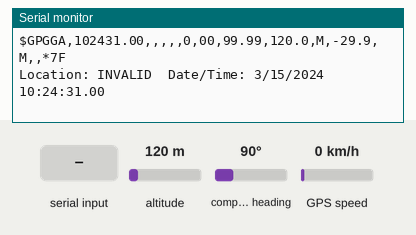
Recording of a sketch running on a simulated Arduino Mega 2560, built with avr-gcc and run on an emulated ATmega2560. Parts: the last lines printed to the serial monitor. Inputs (shaded band) come from the test bench; at power-on: altitude 120 m, compass heading 90°, GPS speed 0 km/h. The GPS gets a fix after 3 s at 37.7749, -122.4194 with 8 satellites.

Above: at 1.2 s.
1.3 s: altitude set to 20 m
At 3.8 s:
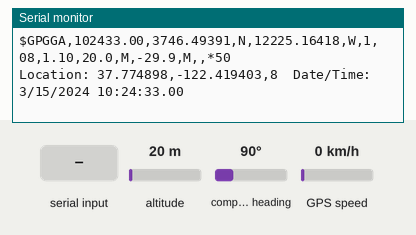
4.5 s: "1" received over the second serial link
At 4.9 s:
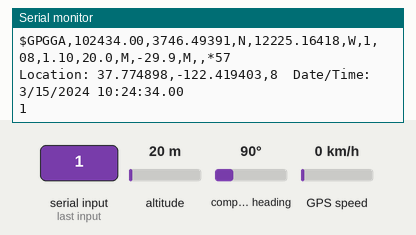
7.5 s: compass heading set to 269°
At 8.8 s:
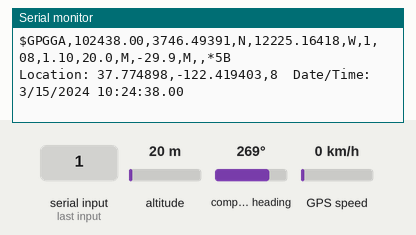
10.5 s: GPS speed set to 2 km/h
At 11.8 s:
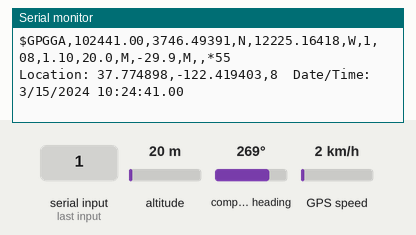
12.0 s: compass heading set to 7°
At 12.8 s:
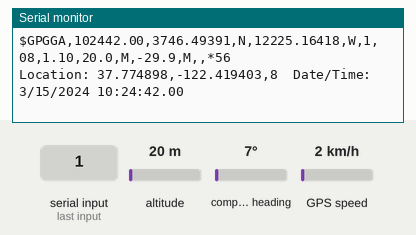
13.5 s: GPS speed set to 60 km/h
At 14.6 s:
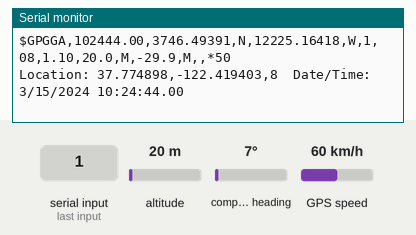
Timing chart, 0 to 16.5 s (numbered marks = the images above; inputs shaded):
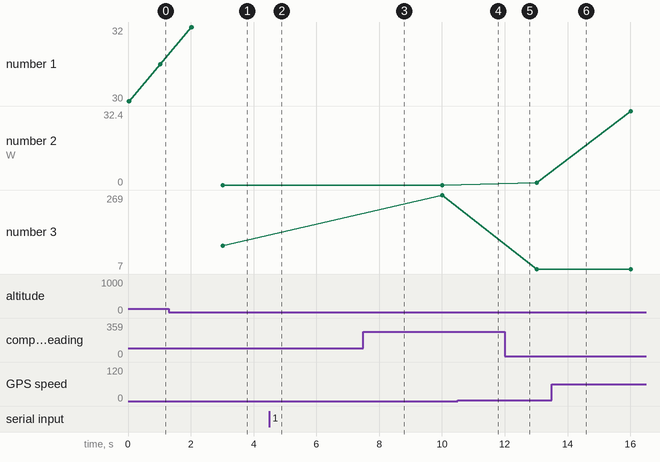

Measured:
- after the input at 1.3 s, the serial monitor: prints a new line after 0.73 s (image 1)
- after the input at 4.5 s, the serial monitor: prints a new line at once (image 2)
- after the input at 7.5 s, the serial monitor: prints a new line after 0.51 s (image 3)
- after the input at 10.5 s, the serial monitor: prints a new line after 0.51 s (image 4)
- after the input at 12.0 s, the serial monitor: prints a new line at once (image 5)
- after the input at 13.5 s, the serial monitor: prints a new line after 0.51 s (image 6)
- plotted number 2: 1.08 → 32.4 after the input at 13.5 s
- plotted number 3: 90 → 269 after the input at 7.5 s

The sketch:

gps.ino
```cpp
#include <TinyGPSPlus.h>
#include <SoftwareSerial.h>
#define ss Serial2

static const uint32_t GPSBaud = 9600;
static const uint32_t serialMonitorBaud = 115200;

// The TinyGPSPlus object
TinyGPSPlus gps;

void setup()
{
  Serial.begin(serialMonitorBaud);
  ss.begin(GPSBaud);

  Serial.println(F("DeviceExample.ino"));
  Serial.println(F("A simple demonstration of TinyGPSPlus with an attached GPS module"));
  Serial.print(F("Testing TinyGPSPlus library v. ")); Serial.println(TinyGPSPlus::libraryVersion());
  Serial.println(F("by Mikal Hart"));
  Serial.println();
}

void loop()
{
  // This sketch displays information every time a new sentence is correctly encoded.
  while (ss.available() > 0){
    char c = ss.read();
    Serial.write(c);
    if (gps.encode(c))
      displayInfo();
  }
  if (millis() > 5000 && gps.charsProcessed() < 10)
  {
    Serial.println(F("No GPS detected: check wiring."));
    while(true);
  }
}

void displayInfo()
{
  Serial.println("");
  Serial.print(F("Location: "));
  if (gps.location.isValid())
  {
    Serial.print(gps.location.lat(), 6);
    Serial.print(F(","));
    Serial.print(gps.location.lng(), 6);
    Serial.print(F(","));
    Serial.print(gps.satellites.value());
  }
  else
  {
    Serial.print(F("INVALID"));
  }

  Serial.print(F("  Date/Time: "));
  if (gps.date.isValid())
  {
    Serial.print(gps.date.month());
    Serial.print(F("/"));
    Serial.print(gps.date.day());
    Serial.print(F("/"));
    Serial.print(gps.date.year());
  }
  else
  {
    Serial.print(F("INVALID"));
  }

  Serial.print(F(" "));
  if (gps.time.isValid())
  {
    if (gps.time.hour() < 10) Serial.print(F("0"));
    Serial.print(gps.time.hour());
    Serial.print(F(":"));
    if (gps.time.minute() < 10) Serial.print(F("0"));
    Serial.print(gps.time.minute());
    Serial.print(F(":"));
    if (gps.time.second() < 10) Serial.print(F("0"));
    Serial.print(gps.time.second());
    Serial.print(F("."));
    if (gps.time.centisecond() < 10) Serial.print(F("0"));
    Serial.print(gps.time.centisecond());
  }
  else
  {
    Serial.print(F("INVALID"));
  }

  Serial.println();
}
```
